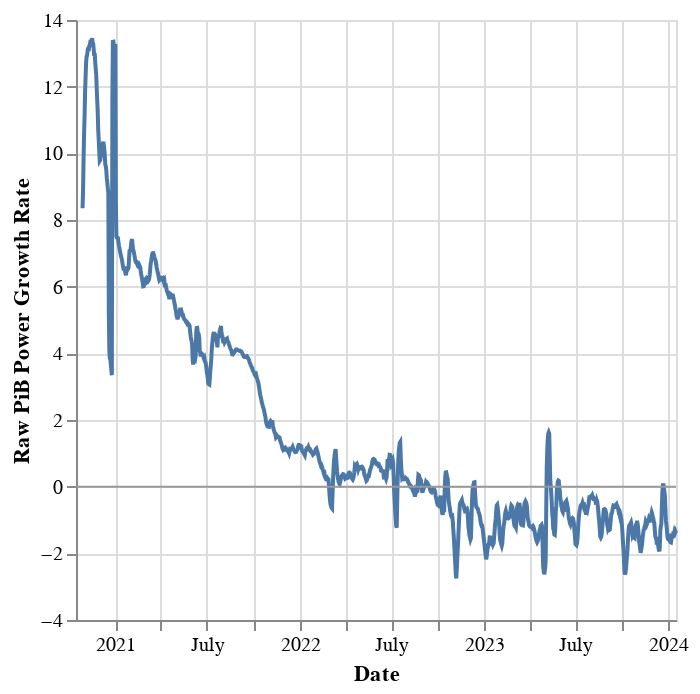

The notebook cell this image was saved under:
### Markdown cell above
### Storage Provider Raw PiB Power Growth Rate (7 Days Rolling Mean)

### Code cell
# | output: true

daily_pib_power = (
    storage_provider_power_df.groupby("date").sum()[
        "raw_power_pibs"].reset_index()
)

daily_pib_power = daily_pib_power.assign(
    growth_rate=lambda df: df["raw_power_pibs"].pct_change(
        periods=7).rolling(7).mean()
    * 100
)

c = (
    alt.Chart(daily_pib_power)
    .mark_line()
    .encode(
        x=alt.X("date:T", title="Date"),
        y=alt.Y("growth_rate:Q", title="Raw PiB Power Growth Rate"),
        tooltip=["date", "growth_rate"],
    )
    .properties(width="container")
    # .interactive(bind_y=False)
)

line = (
    alt.Chart(pd.DataFrame({"y": [0]}))
    .mark_rule()
    .encode(y="y", color=alt.value("#999"))
)

(c + line).display()

### Figure 1 — Vega-Lite specification as saved in the notebook (floating-point values rounded to 4 significant figures; data arrays with more than 128 entries replaced by an {"elided": "..."} marker saying what was removed)
{"usermeta": {"embedOptions": {"theme": "powerbi"}}, "config": {"view": {"continuousWidth": 300, "continuousHeight": 300}}, "layer": [{"data": {"name": "data-ed4acfbc92ce710677d0e82e8f9e570f"}, "mark": {"type": "line"}, "encoding": {"tooltip": [{"field": "date", "type": "temporal"}, {"field": "growth_rate", "type": "quantitative"}], "x": {"field": "date", "title": "Date", "type": "temporal"}, "y": {"field": "growth_rate", "title": "Raw PiB Power Growth Rate", "type": "quantitative"}}}, {"data": {"name": "data-06fd9f850666401b4599de5588b60692"}, "mark": {"type": "rule"}, "encoding": {"color": {"value": "#999"}, "y": {"field": "y", "type": "quantitative"}}}], "width": "container", "$schema": "https://vega.github.io/schema/vega-lite/v5.16.3.json", "datasets": {"data-ed4acfbc92ce710677d0e82e8f9e570f": {"elided": "1189 records"}, "data-06fd9f850666401b4599de5588b60692": [{"y": 0}]}}
